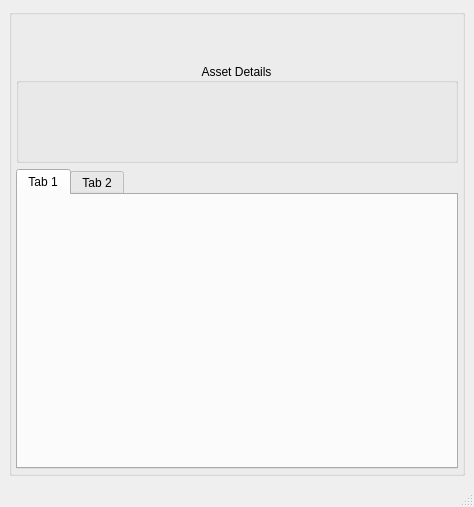
<?xml version="1.0" encoding="UTF-8"?>
<ui version="4.0">
 <class>MainWindow</class>
 <widget class="QMainWindow" name="MainWindow">
  <property name="geometry">
   <rect>
    <x>0</x>
    <y>0</y>
    <width>474</width>
    <height>507</height>
   </rect>
  </property>
  <property name="windowTitle">
   <string>MainWindow</string>
  </property>
  <widget class="QWidget" name="centralwidget">
   <layout class="QGridLayout" name="gridLayout">
    <item row="0" column="0">
     <widget class="QGroupBox" name="groupBox">
      <layout class="QGridLayout">
       <property name="sizeConstraint">
        <enum>QLayout::SetDefaultConstraint</enum>
       </property>
       <property name="margin">
        <number>4</number>
       </property>
       <property name="horizontalSpacing">
        <number>6</number>
       </property>
       <item row="0" column="0">
        <widget class="QLabel" name="label">
         <property name="maximumSize">
          <size>
           <width>16777215</width>
           <height>75</height>
          </size>
         </property>
         <property name="text">
          <string/>
         </property>
         <property name="pixmap">
          <pixmap>../Icons/BanerNew.jpg</pixmap>
         </property>
         <property name="alignment">
          <set>Qt::AlignJustify|Qt::AlignTop</set>
         </property>
        </widget>
       </item>
       <item row="1" column="0">
        <widget class="QGroupBox" name="groupBox">
         <property name="minimumSize">
          <size>
           <width>0</width>
           <height>100</height>
          </size>
         </property>
         <property name="maximumSize">
          <size>
           <width>16777215</width>
           <height>150</height>
          </size>
         </property>
         <property name="title">
          <string>Asset Details</string>
         </property>
         <property name="alignment">
          <set>Qt::AlignCenter</set>
         </property>
        </widget>
       </item>
       <item row="2" column="0">
        <widget class="QTabWidget" name="tabWidget">
         <property name="maximumSize">
          <size>
           <width>16777215</width>
           <height>300</height>
          </size>
         </property>
         <property name="currentIndex">
          <number>0</number>
         </property>
         <widget class="QWidget" name="tab_3">
          <attribute name="title">
           <string>Tab 1</string>
          </attribute>
         </widget>
         <widget class="QWidget" name="tab_4">
          <attribute name="title">
           <string>Tab 2</string>
          </attribute>
         </widget>
        </widget>
       </item>
      </layout>
     </widget>
    </item>
   </layout>
  </widget>
  <widget class="QStatusBar" name="statusbar"/>
  <widget class="QMenuBar" name="menuBar">
   <property name="geometry">
    <rect>
     <x>0</x>
     <y>0</y>
     <width>474</width>
     <height>20</height>
    </rect>
   </property>
  </widget>
 </widget>
 <resources/>
 <connections/>
</ui>
